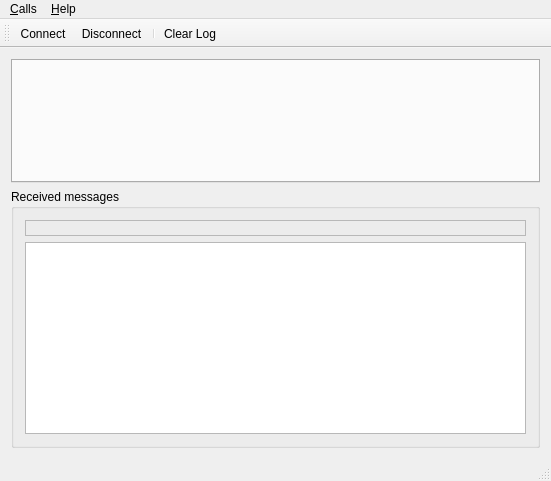
<?xml version="1.0" encoding="UTF-8"?>
<ui version="4.0">
 <class>MainWindow</class>
 <widget class="QMainWindow" name="MainWindow">
  <property name="geometry">
   <rect>
    <x>0</x>
    <y>0</y>
    <width>551</width>
    <height>481</height>
   </rect>
  </property>
  <property name="windowTitle">
   <string>NuBridge2 terminal</string>
  </property>
  <widget class="QWidget" name="centralWidget">
   <layout class="QVBoxLayout" name="verticalLayout">
    <item>
     <widget class="SendFrameBox" name="sendFrameBox"/>
    </item>
    <item>
     <widget class="QGroupBox" name="receivedMessagesBox">
      <property name="title">
       <string>Received messages</string>
      </property>
      <layout class="QVBoxLayout" name="verticalLayout_4">
       <item>
        <widget class="QLabel" name="label_3">
         <property name="font">
          <font>
           <family>Courier</family>
           <kerning>false</kerning>
          </font>
         </property>
         <property name="frameShape">
          <enum>QFrame::StyledPanel</enum>
         </property>
         <property name="text">
          <string/>
         </property>
        </widget>
       </item>
       <item>
        <widget class="QTextEdit" name="receivedMessagesEdit">
         <property name="font">
          <font>
           <family>Courier</family>
           <kerning>false</kerning>
          </font>
         </property>
         <property name="frameShape">
          <enum>QFrame::StyledPanel</enum>
         </property>
         <property name="undoRedoEnabled">
          <bool>false</bool>
         </property>
         <property name="lineWrapMode">
          <enum>QTextEdit::NoWrap</enum>
         </property>
         <property name="readOnly">
          <bool>true</bool>
         </property>
        </widget>
       </item>
      </layout>
     </widget>
    </item>
   </layout>
  </widget>
  <widget class="QMenuBar" name="menuBar">
   <property name="geometry">
    <rect>
     <x>0</x>
     <y>0</y>
     <width>551</width>
     <height>21</height>
    </rect>
   </property>
   <widget class="QMenu" name="menuCalls">
    <property name="title">
     <string>&amp;Calls</string>
    </property>
    <addaction name="actionConnect"/>
    <addaction name="actionDisconnect"/>
    <addaction name="separator"/>
    <addaction name="actionClearLog"/>
    <addaction name="separator"/>
    <addaction name="actionQuit"/>
   </widget>
   <widget class="QMenu" name="menuHelp">
    <property name="title">
     <string>&amp;Help</string>
    </property>
    <addaction name="actionAboutQt"/>
    <addaction name="actionAbout_NuBridge2_Terminal"/>
   </widget>
   <addaction name="menuCalls"/>
   <addaction name="menuHelp"/>
  </widget>
  <widget class="QToolBar" name="mainToolBar">
   <attribute name="toolBarArea">
    <enum>TopToolBarArea</enum>
   </attribute>
   <attribute name="toolBarBreak">
    <bool>false</bool>
   </attribute>
   <addaction name="actionConnect"/>
   <addaction name="actionDisconnect"/>
   <addaction name="separator"/>
   <addaction name="actionClearLog"/>
  </widget>
  <widget class="QStatusBar" name="statusBar"/>
  <action name="actionConnect">
   <property name="icon">
    <iconset resource="can.qrc">
     <normaloff>:/images/connect.png</normaloff>:/images/connect.png</iconset>
   </property>
   <property name="text">
    <string>&amp;Connect</string>
   </property>
  </action>
  <action name="actionDisconnect">
   <property name="icon">
    <iconset resource="can.qrc">
     <normaloff>:/images/disconnect.png</normaloff>:/images/disconnect.png</iconset>
   </property>
   <property name="text">
    <string>&amp;Disconnect</string>
   </property>
  </action>
  <action name="actionQuit">
   <property name="icon">
    <iconset resource="can.qrc">
     <normaloff>:/images/application-exit.png</normaloff>:/images/application-exit.png</iconset>
   </property>
   <property name="text">
    <string>&amp;Quit</string>
   </property>
  </action>
  <action name="actionAboutQt">
   <property name="text">
    <string>&amp;About Qt</string>
   </property>
  </action>
  <action name="actionClearLog">
   <property name="icon">
    <iconset resource="can.qrc">
     <normaloff>:/images/clear.png</normaloff>:/images/clear.png</iconset>
   </property>
   <property name="text">
    <string>Clear &amp;Log</string>
   </property>
  </action>
  <action name="actionAbout_NuBridge2_Terminal">
   <property name="text">
    <string>About NuBridge2 Terminal</string>
   </property>
  </action>
 </widget>
 <layoutdefault spacing="6" margin="11"/>
 <customwidgets>
  <customwidget>
   <class>SendFrameBox</class>
   <extends>QTabWidget</extends>
   <header location="global">sendframebox.h</header>
   <container>1</container>
  </customwidget>
 </customwidgets>
 <resources>
  <include location="can.qrc"/>
 </resources>
 <connections/>
</ui>
